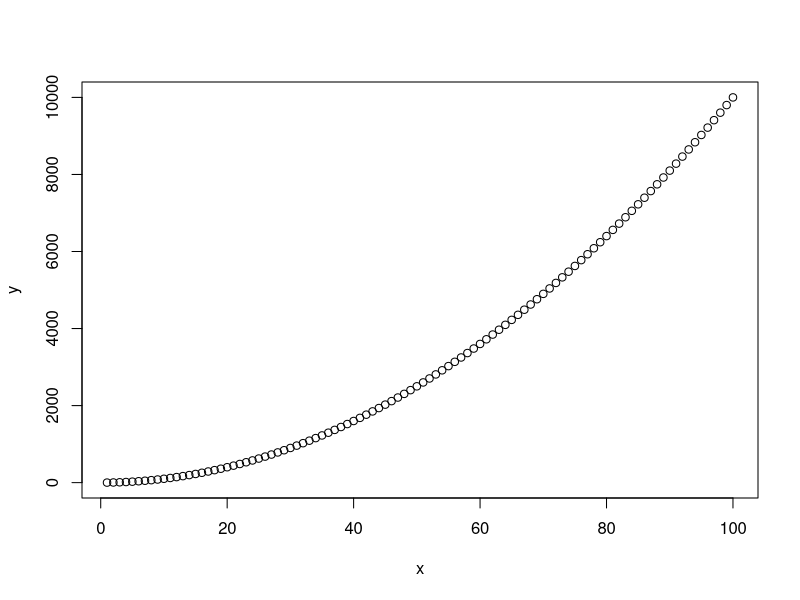
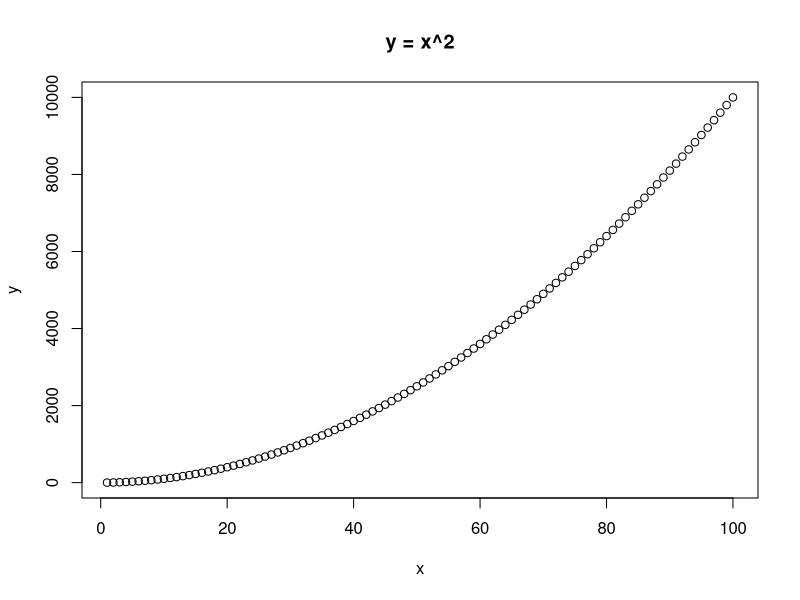
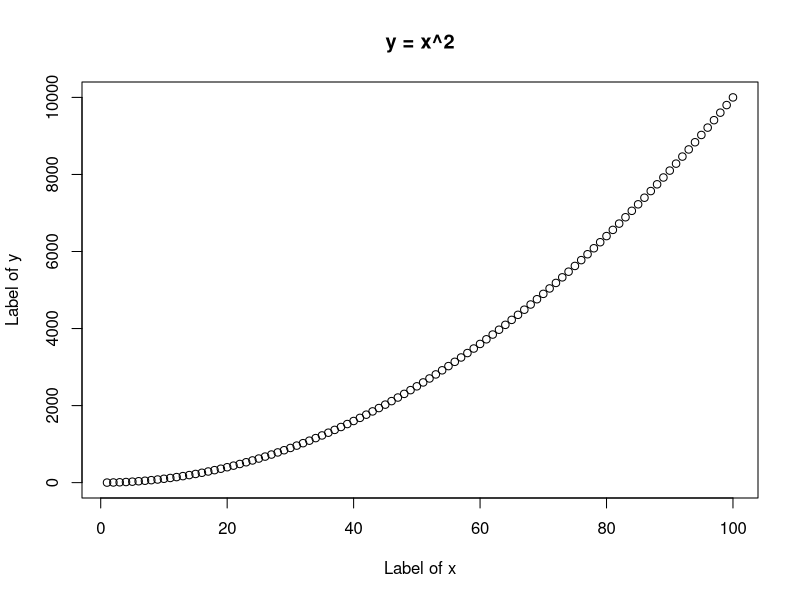
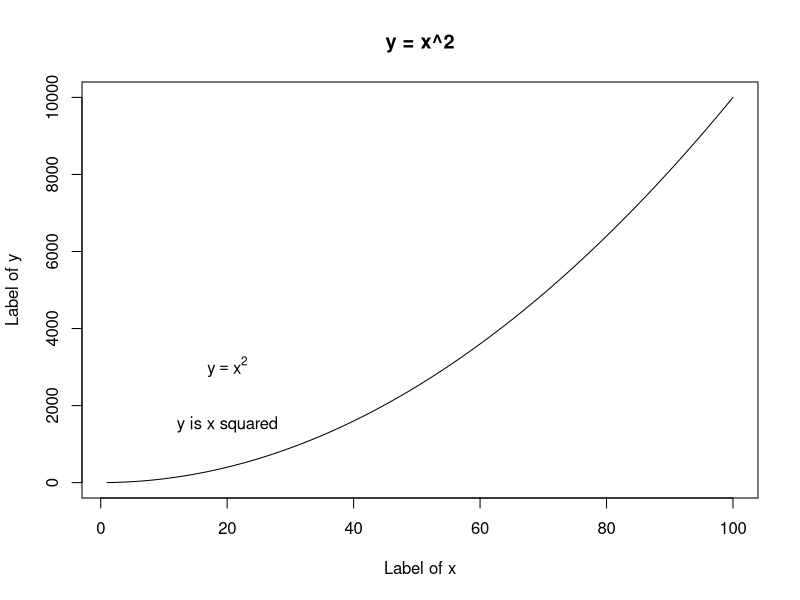
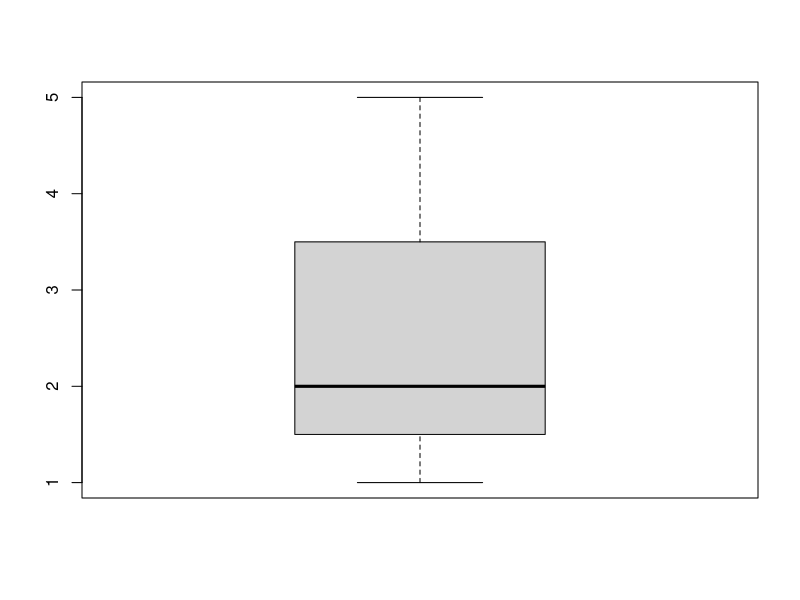
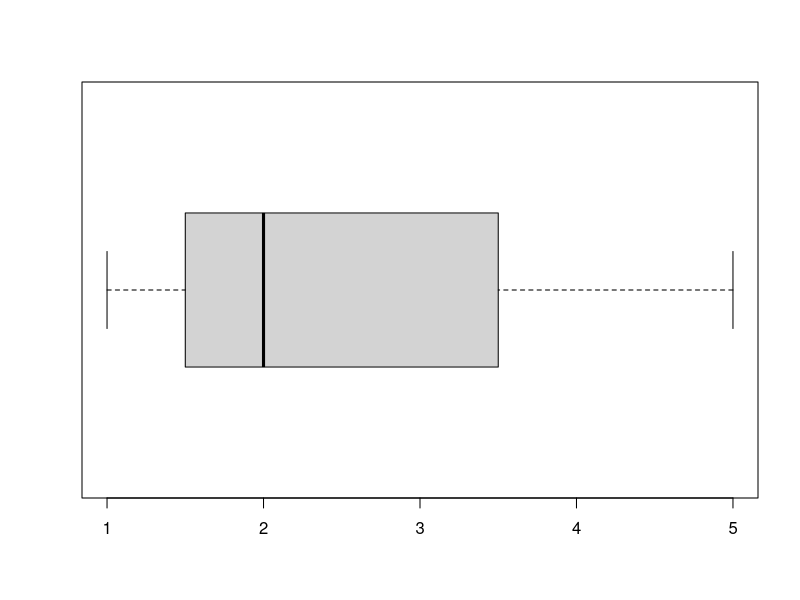
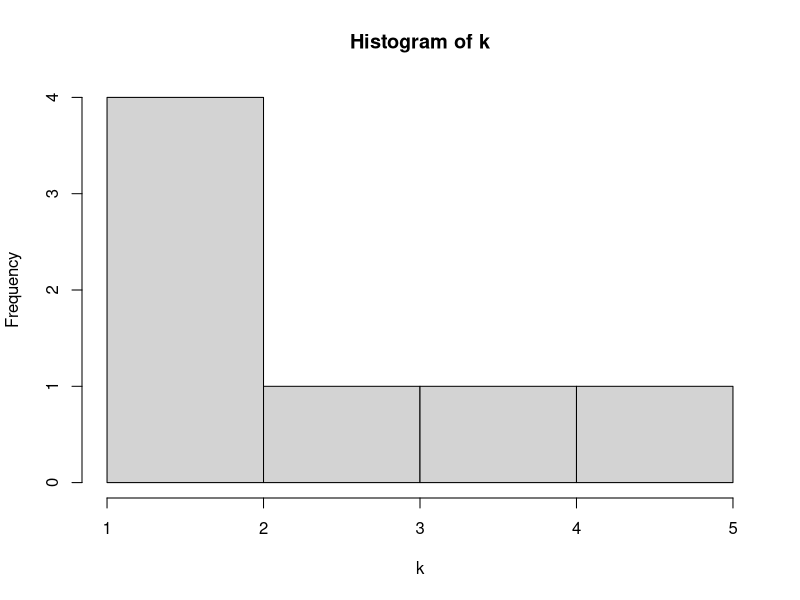
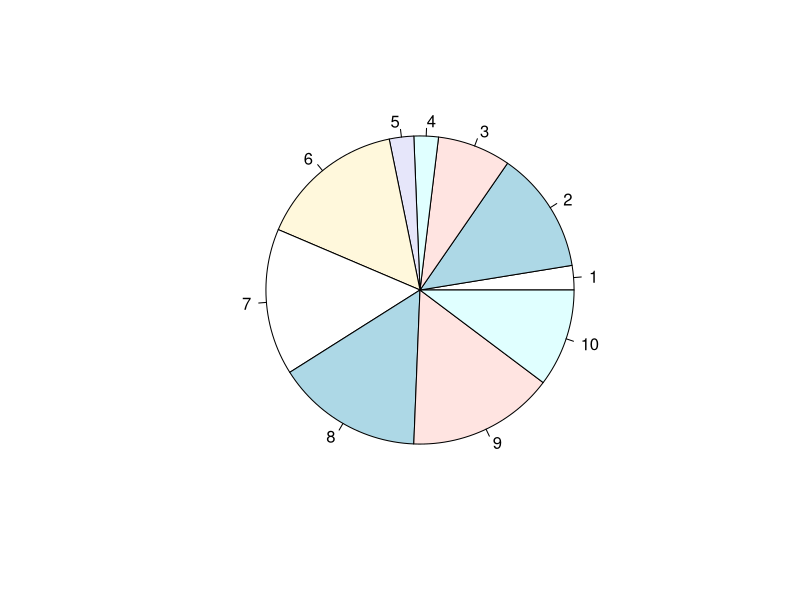

Write R code to recreate these figures, in order.
#-----------------------------------------------
#       2.1 Data survey and data summary
#-----------------------------------------------
# plot( )
# boxplot( ) 
# hist( )
# stem( ) 
# pie( ) 
# matplot( )


#*********Plot()**************
x = 1:100
y = x^2

plot(x,y)

# 1.
plot(x,y,main = "y = x^2")  

# 2.
plot(x,y,main = "y = x^2", xlab = "Label of x", ylab = "Label of y")

# 3.
plot(x,y,main = "y = x^2", xlab = "Label of x", ylab = "Label of y", type = "l" )

# Put text
text(20, 1500, "y is x squared")

# Put text with expression
text(20,3000,expression(y==x^2))


#**************Boxplot()******************

k = c(2,1,4,3,1,2,5)

boxplot(k)

# Horizon style
boxplot(k, horizontal=TRUE)



#********Histogram()****************

hist(k)


#**************Stem()****************
x =sample(1:10,30,replace = TRUE)
x

stem(x)

#The decimal point is at the |
#1 | 0
#2 | 00
#3 | 0000
#4 | 000000
#5 | 00000
#6 | 00
#7 | 000
#8 | 000
#9 | 00
#10 | 00


#***************Pie()******************
z =sample(1:6,10,replace = TRUE)

pie(z)


#*************Matplot()****************
x = 1:12
y1 = x^2
y2 = x^3

matplot(x, cbind(y1,y2))

# line
matplot(x, cbind(y1,y2), type = "l")


#*************Par************************
par(mfrow = c(2,2))

plot(y1,y2)

matplot(x, cbind(y1,y2), type = "l")

hist(k)

boxplot(k)


#**************Table*********************
value = sample(1:10,10000,replace=TRUE)

table(value)


#value
#1    2    3    4    5    6      7    8    9    10 
#1017  979 1000 1024 1017 963   1028  974 1010  988

#-------------------------------------------------
